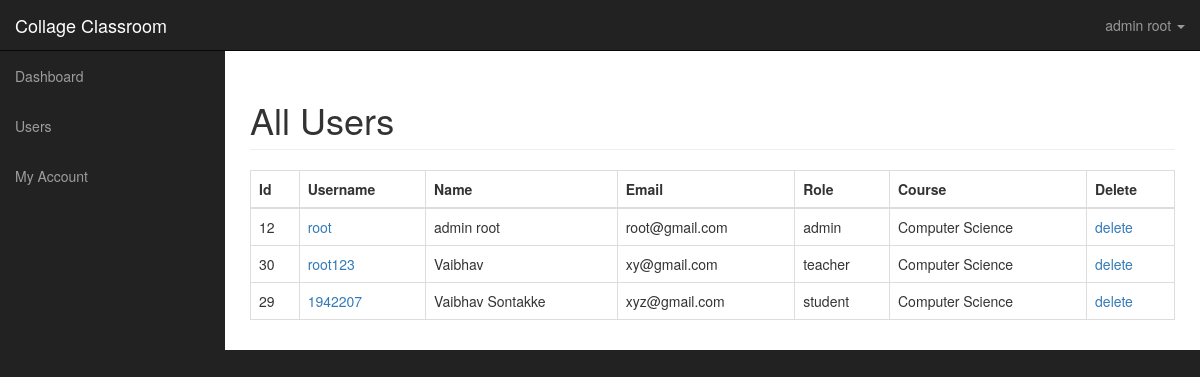
/dashboard/users.php (signed in), run on the app's committed database.
### tables this page shows
CREATE TABLE `users` (
  `id` int(11) NOT NULL,
  `username` varchar(225) NOT NULL,
  `name` varchar(225) NOT NULL,
  `about` varchar(300) NOT NULL DEFAULT 'N/A',
  `role` varchar(225) NOT NULL,
  `email` varchar(225) NOT NULL,
  `token` varchar(225) NOT NULL,
  `gender` varchar(225) NOT NULL,
  `password` varchar(225) NOT NULL,
  `course` varchar(225) NOT NULL,
  `image` varchar(225) NOT NULL DEFAULT 'profile.jpg',
  `joindate` varchar(225) NOT NULL
);

### dashboard/users.php (the view, shortened to what this page needs)
<?php include('includes/connection.php');
include "includes/adminheader.php"; ?>
<?php if ($_SESSION['role'] == 'admin') {
?>
    <div id="wrapper">
        <?php include "includes/adminnav.php"; ?>
        <div id="page-wrapper">
            <div class="container-fluid">
                <div class="row">
                    <div class="col-lg-12">
                        <h1 class="page-header">
                            All Users
                        </h1>
                        <table class="table table-bordered table-hover">
                            <thead>
                                <tr>
                                    <th>Id</th>
                                    <th>Username</th>
                                    <th>Name</th>
                                    <th>Email</th>
                                    <th>Role</th>
                                    <th>Course</th>
                                    <th>Delete</th>
                                </tr>
                            </thead>
                            <tbody>
                                <?php
                                $query = "SELECT * FROM users ORDER BY name ASC ";
                                $select_users = mysqli_query($conn, $query) or die(mysqli_error($conn));
                                if (mysqli_num_rows($select_users) > 0) {
                                    while ($row = mysqli_fetch_array($select_users)) {
                                        $user_id = $row['id'];
                                        $username = $row['username'];
                                        $name = $row['name'];
                                        $user_email = $row['email'];
                                        $user_role = $row['role'];
                                        $user_course = $row['course'];
                                        echo "<tr>";
                                        echo "<td>$user_id</td>";
                                        echo "<td><a href='viewprofile.php?name=$username' target='_blank'> $username</a></td>";
                                        echo "<td>$name</td>";
                                        echo "<td>$user_email</td>";
                                        echo "<td>$user_role</td>";
                                        echo "<td>$user_course</td>";
                                        echo "<td><a onClick=\"javascript: return confirm('Are you sure you want to delete this user?')\" href='users.php?delete=$user_id'><i class='fa fa-times fa-lg'></i>delete</a></td>";
                                        echo "</tr>";
                                    }
                                ?>
                            </tbody>
                        </table>
                    <?php
                                }
                    ?>
                <?php } else {
                header("location: index.php");
            }
                ?>
                    </div>
                </div>
            </div>
        </div>
    </div>
    </body>
    </html>

### dashboard/includes/adminheader.php (shortened to what this page needs)
<!DOCTYPE html>
<html lang="en">
<head>
    <link href="css/bootstrap.min.css" rel="stylesheet">
    <link href="css/sb-admin.css" rel="stylesheet">
</head>
<body>

### dashboard/includes/adminnav.php (shortened to what this page needs)
<nav class="navbar navbar-inverse navbar-fixed-top" role="navigation">
    <div class="navbar-header">
        <a class="navbar-brand" href="">Collage Classroom</a>
    </div>
    <ul class="nav navbar-right top-nav">
        <li class="dropdown">
            <a href="#" class="dropdown-toggle" data-toggle="dropdown"><i class="fa fa-user"></i> <?php echo $_SESSION['name']; ?> <b class="caret"></b></a>
        </li>
    </ul>
    <div class="collapse navbar-collapse navbar-ex1-collapse">
        <ul class="nav navbar-nav side-nav">
            <li>
                <a href="" class="active"><i class="fa fa-fw fa-dashboard"></i> Dashboard</a>
            </li>
            <?php if ($_SESSION['role'] == 'admin') {
            ?>
                <li>
                    <a href="javascript:;" data-toggle="collapse" data-target="#user"><i class="fa fa-fw fa-users"></i> Users <i class="fa fa-fw fa-caret-down"></i></a>
                </li>
                <li>
                    <a href="javascript:;" class="dropdown-toggle" data-toggle="collapse" data-target="#posts"><i class="fa fa-fw fa-file-text"></i> My Account <i class="fa fa-fw fa-caret-down"></i></a>
                </li>
            <?php } ?>
        </ul>
    </div>
</nav>

### dashboard/css/sb-admin.css (style rules this page uses)
body { margin-top: 100px; background-color: #222; }
@media (min-width:768px) { body { margin-top: 50px; } }
#wrapper { padding-left: 0; }
#page-wrapper { width: 100%; padding: 0; background-color: #fff; }
@media (min-width:768px) { #wrapper { padding-left: 225px; } }
@media (min-width:768px) { #page-wrapper { padding: 10px; } }
.top-nav { padding: 0 15px; }
.top-nav>li { display: inline-block; float: left; }
.top-nav>li>a { padding-top: 15px; padding-bottom: 15px; line-height: 20px; color: #999; }
@media (min-width:768px) { .side-nav { position: fixed; top: 51px; left: 225px; width: 225px; margin-left: -225px; border: none; border-radius: 0; overflow-y: auto; background-color: #222; bottom: 0; overflow-x: hidden; padding-bottom: 40px; } }
@media (min-width:768px) { .side-nav>li>a { width: 225px; } }

### data on the page
users: id "12", username "root", name "admin root", email "root@gmail.com", role "admin", course "Computer Science"
users: id "30", username "root123", name "Vaibhav", email "xy@gmail.com", role "teacher", course "Computer Science"
users: id "29", username "1942207", name "Vaibhav Sontakke", email "xyz@gmail.com", role "student", course "Computer Science"

### other printed values
$_SESSION['name'] "admin root"
